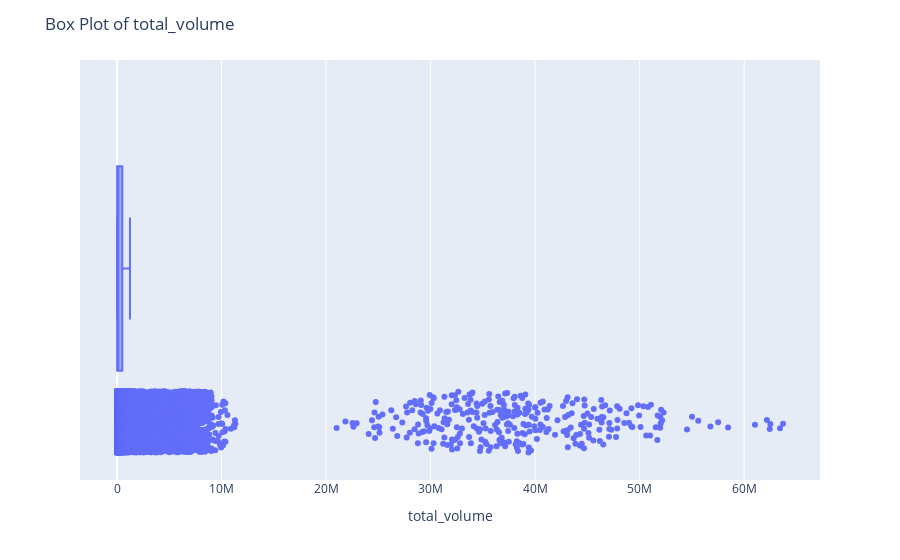
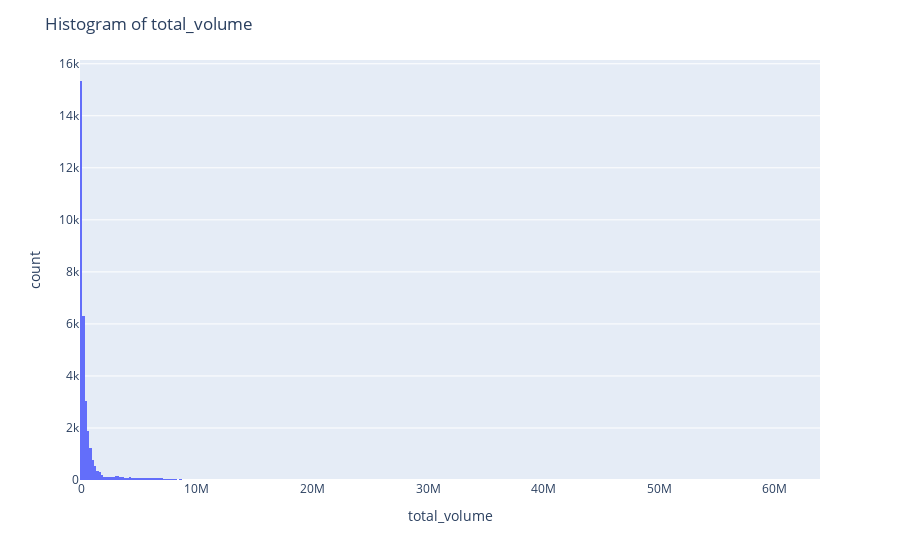

The code cell stored with these charts, in order, in its notebook:
### Markdown cell above
Column 3. total_volume

### Code cell
# Check for outlier in total_volume

# Sample data
data = df

# Create a box plot
fig1 = px.box(data, x="total_volume", points="all")

# Update layout
fig1.update_layout(title="Box Plot of total_volume")

# Show the plot
fig1.show()

# Create a histogram plot
fig2 = px.histogram(data, x="total_volume")

# Update layout
fig2.update_layout(title="Histogram of total_volume")


# Show the plot
fig2.show()

### Figure 1 — Plotly figure (JSON) as saved in the notebook; plotly's stock layout.template omitted (floating-point values rounded to 4 significant figures; data arrays with more than 128 entries replaced by an {"elided": "..."} marker saying what was removed)
{"data": [{"alignmentgroup": "True", "boxpoints": "all", "hovertemplate": "total_volume=%{x}<extra></extra>", "legendgroup": "", "marker": {"color": "#636efa"}, "name": "", "notched": false, "offsetgroup": "", "orientation": "h", "showlegend": false, "type": "box", "x": {"elided": "33045 float values"}, "x0": " ", "xaxis": "x", "y0": " ", "yaxis": "y"}], "layout": {"boxmode": "group", "legend": {"tracegroupgap": 0}, "margin": {"t": 60}, "title": {"text": "Box Plot of total_volume"}, "xaxis": {"anchor": "y", "domain": [0, 1], "title": {"text": "total_volume"}}, "yaxis": {"anchor": "x", "domain": [0, 1]}}}

### Figure 2 — Plotly figure (JSON) as saved in the notebook; plotly's stock layout.template omitted (floating-point values rounded to 4 significant figures; data arrays with more than 128 entries replaced by an {"elided": "..."} marker saying what was removed)
{"data": [{"alignmentgroup": "True", "bingroup": "x", "hovertemplate": "total_volume=%{x}<br>count=%{y}<extra></extra>", "legendgroup": "", "marker": {"color": "#636efa", "pattern": {"shape": ""}}, "name": "", "offsetgroup": "", "orientation": "v", "showlegend": false, "type": "histogram", "x": {"elided": "33045 float values"}, "xaxis": "x", "yaxis": "y"}], "layout": {"barmode": "relative", "legend": {"tracegroupgap": 0}, "margin": {"t": 60}, "title": {"text": "Histogram of total_volume"}, "xaxis": {"anchor": "y", "domain": [0, 1], "title": {"text": "total_volume"}}, "yaxis": {"anchor": "x", "domain": [0, 1], "title": {"text": "count"}}}}
